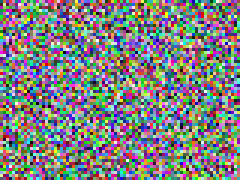
%> input picture 图片处理器.v2/FilterLab-Windows-MATLAB-20261119-191346/temp/startup-qa/sample (1).png, 80 x 60 px (shown 3 times larger)
$ octave --eval "result = fl_ext_allpass(imread('../../../图片处理器.v2/FilterLab-Windows-MATLAB-20261119-191346/temp/startup-qa/sample (1).png'));"   (GNU Octave 9; MATLAB toolbox functions it lacks are replaced by stand-ins)
%> lines starting %> are read from the running program, lines starting %| are printed output that depends on the picture
### 图片处理器.v2.3/app/core/fl_ext_metrics.m
function result = fl_ext_metrics(action, varargin)
%FL_EXT_METRICS Toolbox-free metrics. Images use a fixed unit dynamic range.
% SSIM follows Wang's 11-by-11, sigma=1.5 local luminance/contrast model.
% Calls and return fields
%   ('psnr',ref,test) returns dB; ('ssim',ref,test) returns local mean SSIM.
%   ('rgb_edge_shift',ref,test) returns Shift [row,col] per channel in pixels,
%       Max/RMS R-G and B-G displacement and normalized Correlation peaks.
%   ('background_uniformity',img,bgMask,fgMask[,before]) returns Std,
%       Contrast (background/foreground mean), Reduction (%) and Improvement.
%   ('profile_symmetry',profile) returns Score [0,1] and normalized L1/L2.
%   ('step_overshoot',b,a) returns Response, DC, Absolute and Percent.
%   ('gradient_sharpness',img) returns Sobel RMS and Mean magnitude.
%   ('ringing_index',ref,test[,edgeMask]) returns RMS high-frequency residual,
%       OvershootEnergy outside [0,1] and ResidualRMS in a nine-pixel edge band.
switch lower(char(action))
    case 'psnr'
        [x,y] = pair(varargin{:});
        mse = mean((x(:)-y(:)).^2);
        if mse == 0, result = Inf; else, result = -10*log10(mse); end
    case 'ssim'
        [x,y] = pair(varargin{:});
        width = min([11,size(x,1),size(x,2)]);
        if mod(width,2)==0, width=width-1; end
        t = -(width-1)/2:(width-1)/2;
        g = exp(-t.^2/(2*1.5^2)); g = g/sum(g);
        scores=zeros(1,size(x,3));
        for c=1:size(x,3)
            a=x(:,:,c); b=y(:,:,c);
            ux=smooth(a,g); uy=smooth(b,g);
            vx=max(0,smooth(a.^2,g)-ux.^2);
            vy=max(0,smooth(b.^2,g)-uy.^2);
            covxy=smooth(a.*b,g)-ux.*uy;
            s=((2*ux.*uy+.01^2).*(2*covxy+.03^2))./ ...
                ((ux.^2+uy.^2+.01^2).*(vx+vy+.03^2));
            scores(c)=mean(s(:));
        end
        result=mean(scores);
    case 'rgb_edge_shift'
        [x,y]=pair(varargin{:});
        shifts=zeros(size(x,3),2); peaks=zeros(size(x,3),1);
        for c=1:size(x,3)
            a=edge_gradient(x(:,:,c)); b=edge_gradient(y(:,:,c));
            [dr,dc,peaks(c)]=fl_shift(b,a);
            a=a-mean(a(:)); b=b-mean(b(:));
            corr=real(ifft2(fft2(b).*conj(fft2(a))));
            row=mod(dr,size(a,1))+1; col=mod(dc,size(a,2))+1;
            dy=parabola(corr(mod(row-2,size(a,1))+1,col),corr(row,col),corr(mod(row,size(a,1))+1,col));
            dx=parabola(corr(row,mod(col-2,size(a,2))+1),corr(row,col),corr(row,mod(col,size(a,2))+1));
            shifts(c,:)=[dr+dy,dc+dx];
        end
        if size(shifts,1)==3
            offsets=shifts([1 3],:)-shifts(2,:);
        else
            offsets=zeros(1,2);
        end
        distances=sqrt(sum(offsets.^2,2));
        result=struct('Shift',shifts,'Max',max(distances),'RMS',sqrt(mean(distances.^2)), ...
            'Offsets',offsets,'Correlation',peaks);
    case 'background_uniformity'
        gray=gray_image(varargin{1}); bg=logical(varargin{2}); fg=logical(varargin{3});
        if ~isequal(size(gray),size(bg),size(fg)) || ~any(bg(:)) || ~any(fg(:))
            error('fl_ext_metrics:mask','Background and foreground masks must be nonempty and match the image.');
        end
        result=struct('Std',std(gray(bg),1),'Contrast',mean(gray(bg))/max(mean(gray(fg)),eps), ...
            'Reduction',NaN,'Improvement',NaN);
        if numel(varargin)>3
            before=gray_image(varargin{4});
            result.Reduction=100*(1-result.Std/max(std(before(bg),1),eps));
            initialContrast=mean(before(bg))/max(mean(before(fg)),eps);
            result.Improvement=result.Contrast/initialContrast;
        end
    case 'profile_symmetry'
        p=double(varargin{1}(:));
        if isempty(p) || any(~isfinite(p)), error('fl_ext_metrics:profile','Expected a finite profile.'); end
        residual=p-flipud(p);
        scale=max(p)-min(p);
        l1=mean(abs(residual))/max(scale,eps);
        l2=sqrt(mean(residual.^2))/max(scale,eps);
        result=struct('Score',max(0,min(1,1-l1)),'L1',l1,'L2',l2);
    case 'step_overshoot'
        b=varargin{1}; a=varargin{2}; dc=sum(b)/sum(a);
        response=filter(b,a,ones(320,1));
        absolute=max(0,max(sign(dc)*response)-abs(dc));
        result=struct('Response',response,'DC',dc,'Absolute',absolute, ...
            'Percent',100*absolute/max(abs(dc),eps));
    case 'gradient_sharpness'
        [gx,gy]=sobel(gray_image(varargin{1})); magnitude=hypot(gx,gy);
        result=struct('RMS',sqrt(mean(magnitude(:).^2)),'Mean',mean(magnitude(:)));
    case 'ringing_index'
        [x,y]=pair(varargin{1:2});
        if numel(varargin)>2 && ~isempty(varargin{3})
            mask=logical(varargin{3});
        else
            grad=edge_gradient(gray_image(x)); mask=grad>max(grad(:))*.25;
        end
        band=conv2(double(mask),ones(9),'same')>0;
        residual=gray_image(y)-gray_image(x);
        if ~any(band(:)), band(:)=true; end
        high=residual-conv2(residual,ones(3)/9,'same');
        over=max(0,-y).^2+max(0,y-1).^2;
        over=mean(over,3);
        result=struct('RMS',sqrt(mean(high(band).^2)), ...
            'OvershootEnergy',mean(over(band)),'ResidualRMS',sqrt(mean(residual(band).^2)));
    otherwise
        error('fl_ext_metrics:action','Unknown metric %s.',char(action));
end
end

function [x,y]=pair(x,y)
if ~isequal(size(x),size(y)) || isempty(x) || ~isreal(x) || ~isreal(y)
    error('fl_ext_metrics:images','Metrics require equally sized real images.');
end
x=double(x); y=double(y);
if any(~isfinite(x(:))) || any(~isfinite(y(:)))
    error('fl_ext_metrics:finite','Images must be finite.');
end
end

function y=smooth(x,g)
y=conv2(conv2(x,g,'valid'),g','valid');
end

% [11 lines left out: functions gray_image, sobel, not called in this run]

function g=edge_gradient(x)
[gx,gy]=sobel(x); g=hypot(gx,gy);
end

% [4 lines left out: function parabola, not called in this run]

### 图片处理器.v1/app/core/sl_freqz.m
function H = sl_freqz(b, a, w)
%SL_FREQZ 数字滤波器的频率响应 H(e^{jw})
%   有 Signal Processing Toolbox 时调用 freqz，否则直接按定义计算：
%   H(e^{jw}) = B(e^{-jw}) / A(e^{-jw})

    if exist('freqz', 'file') == 2
        H = freqz(b, a, w);
        return;
    end
    w = w(:);
    z = exp(-1i * w);
    H = polyval(b, z) ./ polyval(a, z);
end

### 图片处理器.v2.1/app/core/sl_grpdelay.m
function g = sl_grpdelay(b, a, w)
%SL_GRPDELAY 群延迟 tau(w) = -d(angle H)/dw（单位：样本）
%
%   有 Signal Processing Toolbox 时调用 grpdelay；
%   否则用解析式直接求，避免数值求导在通带边缘产生的符号/噪声问题：
%
%       tau(w) = Re{ (sum_n n*b_n e^{-jwn}) / B(e^{-jw}) }
%              - Re{ (sum_n n*a_n e^{-jwn}) / A(e^{-jw}) }
%
%   线性相位滤波器的群延迟是常数，因此可直接用它判定「是否线性相位」。

    if exist('grpdelay', 'file') == 2
        g = grpdelay(b, a, w);
        return;
    end

    w = w(:).';
    b = b(:).';
    a = a(:).';
    z = exp(-1i * w);               % 注意：这里 z 已经含 e^{-jw}

    B = polyval(b, z);
    A = polyval(a, z);

    Sb = zeros(size(z));
    for k = 1:numel(b)-1
        Sb = Sb + k * b(k+1) .* z.^k;
    end
    Sa = zeros(size(z));
    for k = 1:numel(a)-1
        Sa = Sa + k * a(k+1) .* z.^k;
    end

    g = real(Sb ./ B) - real(Sa ./ A);
    g = g(:);
end

### 图片处理器.v2.1/app/core/fl_ext_allpass.m
function M = fl_ext_allpass(img, opts)
%FL_EXT_ALLPASS 二阶节周期稳态全通相位置乱及时间反转解密。
% 密文保持 double，EncVis 仅用于显示。实验展示相位作用与密钥敏感度。
if nargin < 2, opts = struct; end
defaults = struct('Seed',3,'NumPairs',14,'RadiusRange',[.82 .94],'DeltaRadius',.01,'DeltaAngle',.01);
names = fieldnames(defaults);
for k = 1:numel(names)
    if ~isfield(opts,names{k}), opts.(names{k}) = defaults.(names{k}); end
end
validateattributes(opts.Seed,{'numeric'},{'scalar','integer','nonnegative','finite'});
validateattributes(opts.NumPairs,{'numeric'},{'scalar','integer','>=',1,'<=',24});
validateattributes(opts.RadiusRange,{'numeric'},{'vector','numel',2,'positive','<',1,'finite'});
if opts.RadiusRange(1)>opts.RadiusRange(2), error('fl_ext_allpass:radius','半径范围必须递增。'); end
validateattributes(opts.DeltaRadius,{'numeric'},{'scalar','nonnegative','finite'});
validateattributes(opts.DeltaAngle,{'numeric'},{'scalar','real','finite'});
img = double(img);
old = rng; cleanup = onCleanup(@() rng(old)); %#ok<NASGU>
rng(opts.Seed,'twister');
row = make_key(opts); col = make_key(opts);
enc = apply_dimension(img,row,2);
enc = apply_dimension(enc,col,1);
dec = decrypt(enc,row,col);
deltas = [.001 .005 .01 .02 .05];
wrongPSNR = zeros(5,1); wrongSSIM = wrongPSNR;
selected = [];
if isa(opts.DeltaRadius,'double'), selected = find(deltas == opts.DeltaRadius,1); end
for k = 1:numel(deltas)
    wr = perturb(row,deltas(k),0); wc = perturb(col,deltas(k),0);
    candidate = decrypt(enc,wr,wc);
    wrongPSNR(k) = fl_ext_metrics('psnr',img,candidate);
    wrongSSIM(k) = fl_ext_metrics('ssim',img,candidate);
    if isequal(k,selected), wrong = candidate; end
end
if isempty(selected)
    wrong = decrypt(enc,perturb(row,opts.DeltaRadius,0),perturb(col,opts.DeltaRadius,0));
    wrongP = fl_ext_metrics('psnr',img,wrong); wrongS = fl_ext_metrics('ssim',img,wrong);
else
    wrongP = wrongPSNR(selected); wrongS = wrongSSIM(selected);
end
angleWrong = decrypt(enc,perturb(row,0,opts.DeltaAngle),perturb(col,0,opts.DeltaAngle));
w = linspace(0,pi,1025)';
[hr,gr] = response(row,w); [hc,gc] = response(col,w);
% 同时保留组合多项式及既有核心分析输出，实际运算始终采用稳定二阶节。
polynomialHr = sl_freqz(row.B,row.A,w); polynomialHc = sl_freqz(col.B,col.A,w);
legacyDelay = [sl_grpdelay(row.B,row.A,w),sl_grpdelay(col.B,col.A,w)];
energyError = abs(norm(enc(:))-norm(img(:)))/max(norm(img(:)),eps);
spectrumError = 0; powerError = 0;
for c = 1:size(img,3)
    a = abs(fft2(img(:,:,c))); b = abs(fft2(enc(:,:,c)));
    spectrumError = max(spectrumError,max(abs(a(:)-b(:))));
    powerError = max(powerError,max(abs(a(:).^2-b(:).^2))/max(max(a(:).^2),eps));
end
maxError = max(abs(img(:)-dec(:)));
encSSIM = fl_ext_metrics('ssim',img,enc);
decPSNR = fl_ext_metrics('psnr',img,dec); decSSIM = fl_ext_metrics('ssim',img,dec);
magnitudeError = max(abs(abs([hr;hc])-1));
encVis = display_map(enc);
M = struct('Title','模块四 · 全通相位置乱与无损解密','Options',opts, ...
    'Original',img,'RowKey',row,'ColumnKey',col,'Encrypted',enc,'EncVis',encVis, ...
    'Decrypted',dec,'WrongKey',wrong,'WrongAngle',angleWrong,'Frequency',w, ...
    'Response',[hr hc],'GroupDelay',[gr gc],'PolynomialResponse',[polynomialHr polynomialHc], ...
    'CoreGroupDelay',legacyDelay,'MagnitudeError',magnitudeError,'EnergyError',energyError, ...
    'SpectrumError',spectrumError,'RelativePowerError',powerError,'MaxError',maxError, ...
    'EncryptedSSIM',encSSIM,'DecryptedPSNR',decPSNR,'DecryptedSSIM',decSSIM, ...
    'WrongKeyPSNR',wrongP,'WrongKeySSIM',wrongS);
M.Sensitivity = table(deltas',wrongPSNR,wrongSSIM,'VariableNames',{'DeltaRadius','PSNR','SSIM'});
M.AngleSensitivity = struct('DeltaAngle',opts.DeltaAngle,'PSNR',fl_ext_metrics('psnr',img,angleWrong), ...
    'SSIM',fl_ext_metrics('ssim',img,angleWrong));
M.Metrics = table({'全通幅度最大误差';'相对能量误差';'二维幅度谱最大绝对误差';'二维功率谱相对误差'; ...
    '加密 SSIM';'正确密钥 PSNR';'正确密钥 SSIM';'重建最大绝对误差';'半径扰动 PSNR';'半径扰动 SSIM';'角度扰动 PSNR'}, ...
    [magnitudeError;energyError;spectrumError;powerError;encSSIM;decPSNR;decSSIM;maxError;wrongP;wrongS;M.AngleSensitivity.PSNR], ...
    {'1';'1';'1';'1';'1';'dB';'1';'1';'dB';'1';'dB'},'VariableNames',{'Metric','Value','Unit'});
for k = 1:numel(deltas)
    names = {sprintf('半径扰动 %.3g PSNR',deltas(k));sprintf('半径扰动 %.3g SSIM',deltas(k))};
    M.Metrics = [M.Metrics;table(names,[wrongPSNR(k);wrongSSIM(k)],{'dB';'1'}, ...
        'VariableNames',{'Metric','Value','Unit'})]; %#ok<AGROW>
end
M.Metrics = [M.Metrics;table({'角度扰动 SSIM'},M.AngleSensitivity.SSIM,{'1'}, ...
    'VariableNames',{'Metric','Value','Unit'})];
panels = {panel('line','全通幅频响应',abs([hr hc]),w/pi,{'行全通','列全通'}), ...
    panel('line','非线性群时延 / 样本',[gr gc],w/pi,{'行全通','列全通'}), ...
    panel('line','相频响应 / rad',unwrap(angle([hr hc])),w/pi,{'行全通','列全通'}), ...
    panel('pz','行全通极点与倒数共轭零点',[row.Poles,row.Zeros],[],{})};
M.Views(1) = struct('Title','全通系统幅频、相频与群时延','Panels',{panels});
for k = 1:3, M.Views(1).Panels{k}.XLabel = '归一化角频率 / pi'; end
M.Views(1).Panels{1}.YLabel = '幅度'; M.Views(1).Panels{2}.YLabel = '群时延 / 样本';
M.Views(1).Panels{3}.YLabel = '相位 / rad';
panels = {panel('image','原始图像',img,[],{}),panel('image','相位置乱（显示映射）',encVis,[],{}), ...
    panel('image',sprintf('正确解密 %.1f dB',decPSNR),dec,[],{}), ...
    panel('image',sprintf('半径扰动 %.3g / %.1f dB',opts.DeltaRadius,wrongP),wrong,[],{}), ...
    panel('line','密钥半径敏感度 PSNR',wrongPSNR,deltas',{'PSNR / dB'})};
M.Views(2) = struct('Title','相位置乱、时间反转解密与密钥敏感度','Panels',{panels});
M.Views(2).Panels{5}.XLabel = '极点半径扰动'; M.Views(2).Panels{5}.YLabel = 'PSNR / dB';
M.Conclusion = sprintf(['每节采用 r^2、-2r cos(phi)、1 的分子及其反序分母。' ...
    '逐节周期延拓长度 ceil(-14 log(10)/log(rmax))，保留原长度稳态样本。' ...
    '解密逆序通过相同全通节，实测最大重建误差 %.3g。半径扰动 %.3g 的 PSNR 为 %.2f dB，' ...
    '敏感度依赖输入频谱和密钥。'],maxError,opts.DeltaRadius,wrongP);
end

function key = make_key(opts)
r = opts.RadiusRange(1)+diff(opts.RadiusRange)*rand(1,opts.NumPairs);
phi = pi*(.12+.76*rand(1,opts.NumPairs));
key = assemble(r,phi);
end

function key = assemble(r,phi)
n = numel(r); sections = zeros(n,6); B = 1; A = 1;
for k = 1:n
    b = [r(k)^2,-2*r(k)*cos(phi(k)),1]; a = fliplr(b);
    sections(k,:) = [b a]; B = conv(B,b); A = conv(A,a);
end
p = r.*exp(1i*phi); p = [p;conj(p)]; p = p(:);
key = struct('Radii',r,'Angles',phi,'Sections',sections,'B',B,'A',A, ...
    'Poles',p,'Zeros',1./conj(p),'WrapLength',ceil(-14*log(10)/log(max(r))));
end

function key = perturb(key,dr,dp)
% 稳定性边界内的连续扰动，保留原密钥各节对应关系。
key = assemble(min(.985,key.Radii+dr),key.Angles+dp);
end

function y = apply_dimension(x,key,dim)
order = [dim setdiff(1:ndims(x),dim,'stable')];
y = permute(x,order); sz = size(y); n = sz(1); y = reshape(y,n,[]);
idx = mod((-key.WrapLength:n-1),n)+1;
% 每个二阶节都从自己的周期输入开始，避免高阶级联瞬态的多项式尾增长。
for k = 1:size(key.Sections,1)
    z = filter(key.Sections(k,1:3),key.Sections(k,4:6),y(idx,:),[],1);
    y = z(end-n+1:end,:);
end
y = ipermute(reshape(y,sz),order);
end

function y = decrypt(x,row,col)
y = flip(apply_dimension(flip(x,1),col,1),1);
y = flip(apply_dimension(flip(y,2),row,2),2);
end

function [h,g] = response(key,w)
h = ones(size(w)); g = zeros(size(w)); z = exp(-1i*w);
for k = 1:size(key.Sections,1)
    b = key.Sections(k,1:3); a = key.Sections(k,4:6);
    bn = b(1)+b(2)*z+b(3)*z.^2; an = a(1)+a(2)*z+a(3)*z.^2;
    h = h.*(bn./an);
    g = g+real((b(2)*z+2*b(3)*z.^2)./bn-(a(2)*z+2*a(3)*z.^2)./an);
end
end

function y = display_map(x)
lo = min(x(:)); hi = max(x(:));
y = (x-lo)/max(hi-lo,eps);
end

function p = panel(kind,title,data,x,labels)
p = struct('Kind',kind,'Title',title,'Data',data,'X',x,'Labels',{labels},'XLabel','','YLabel','');
end
%> the loop in apply_dimension (call 2), `for k = 1:size(key.Sections,1)` made 14 passes
%> pass 1, in apply_dimension (call 2), `z = filter(key.Sections(k,1:3),key.Sections(k,4:6),y(idx,:),[],1);`:
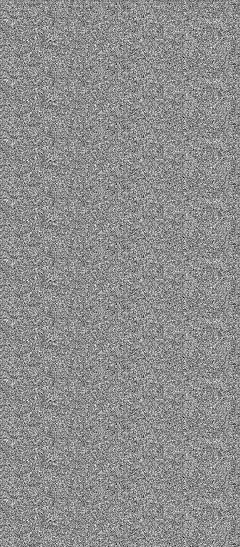
%> z: size 547x240 double; min -193.1, max 382.6, mean 128; drawn with min black and max white
%> the loop in apply_dimension (call 3), `for k = 1:size(key.Sections,1)` made 14 passes
%> pass 1, in apply_dimension (call 3), `z = filter(key.Sections(k,1:3),key.Sections(k,4:6),y(idx,:),[],1);`:
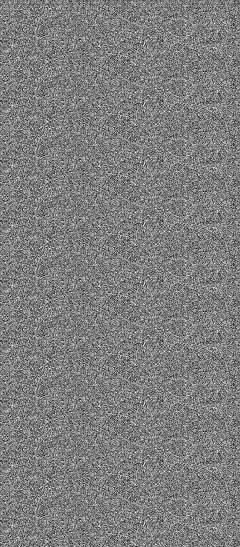
%> z: size 547x240 double; min -147.8, max 408.2, mean 128; drawn with min black and max white
%> the loop in apply_dimension (call 4), `for k = 1:size(key.Sections,1)` made 14 passes
%> pass 1, in apply_dimension (call 4), `z = filter(key.Sections(k,1:3),key.Sections(k,4:6),y(idx,:),[],1);`:
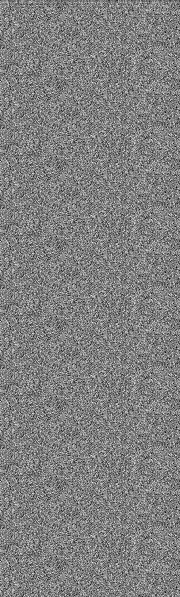
%> z: size 597x180 double; min -149.1, max 402.1, mean 128; drawn with min black and max white
%> the loop in fl_ext_allpass, `for k = 1:numel(deltas)` made 5 passes
%> after the loop in fl_ext_allpass, `for k = 1:numel(deltas)`:
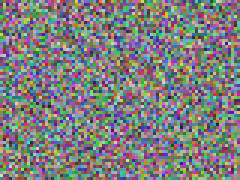
%> wrong: size 60x80x3 double (shown 3 times larger); mean R, G, B 127.5, 128.3, 128.3; mean of the top-left, top-right, bottom-left and bottom-right quarters 129.4, 127.3, 126.5, 129; drawn with min black and max white
%> after the loop in fl_ext_allpass, `for k = 1:numel(deltas)`: wrongPSNR = [-6.19; -20.21; -26.26; -32.21; -38.92]; wrongSSIM = [1; 0.99; 0.959; 0.84; 0.261]
%> in fl_ext_allpass, `wrongP = wrongPSNR(selected)`: wrongP = -26.26
%> in fl_ext_allpass, `wrongS = wrongSSIM(selected)`: wrongS = 0.959
%> in apply_dimension (call 16), `y = reshape(y,n,[])`:
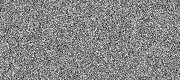
%> y: size 80x180 double; min -160.2, max 385, mean 128; drawn with min black and max white
%> the loop in apply_dimension (call 16), `for k = 1:size(key.Sections,1)` made 14 passes
%> pass 1, in apply_dimension (call 16), `y = z(end-n+1:end,:);`:
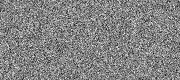
%> y: size 80x180 double; min -138.7, max 377.5, mean 128; drawn with min black and max white
%> pass 2, in apply_dimension (call 16), `y = z(end-n+1:end,:);`:
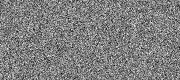
%> y: size 80x180 double; min -135, max 390.3, mean 128; drawn with min black and max white
%> in fl_ext_allpass, `energyError = abs(norm(enc(:))-norm(img(:)))/max(norm(img(:)),eps);`: energyError = 2.05e-16
%> the loop in fl_ext_allpass, `for c = 1:size(img,3)` made 3 passes
%> (spectrumError, powerError) on passes 1 to 3: (1.03e-10, 3.46e-18), (1.03e-10, 3.46e-18), (1.55e-10, 4.11e-18)
%> in fl_ext_allpass, `maxError = max(abs(img(:)-dec(:)));`: maxError = 1.52e-12
%> in fl_ext_allpass, `encSSIM = fl_ext_metrics('ssim',img,enc);`: encSSIM = -0.00696
%> in fl_ext_allpass, `decPSNR = fl_ext_metrics('psnr',img,dec)`: decPSNR = 248.6
%> in fl_ext_allpass, `decSSIM = fl_ext_metrics('ssim',img,dec)`: decSSIM = 1
%> in display_map, `lo = min(x(:))`: lo = -214.2
%> in display_map, `hi = max(x(:))`: hi = 416.3
%> in fl_ext_allpass, `M = struct('Title','模块四 · 全通相位置乱与无损解密','Options',opts, 'Original',img,..`: M = {MagnitudeError 7.44e-15, EnergyError 2.05e-16, SpectrumError 1.55e-10, RelativePowerError 4.11e-18, MaxError 1.52e-12, EncryptedSSIM -0.00696}
%> in fl_ext_allpass, `M.Sensitivity = table(deltas',wrongPSNR,wrongSSIM,'VariableNames',{'De..`: M.Sensitivity = 5 items; DeltaRadius, PSNR and SSIM: 0.001 -6.19 1, 0.005 -20.21 0.99, 0.01 -26.26 0.959, 0.02 -32.21 0.84, 0.05 -38.92 0.261
%> in fl_ext_allpass, `M.AngleSensitivity = struct('DeltaAngle',opts.DeltaAngle,'PSNR',fl_ext..`: M.AngleSensitivity = {DeltaAngle 0.01, PSNR -30.08, SSIM 0.9}
%> in fl_ext_allpass, `M.Metrics = table({'全通幅度最大误差';'相对能量误差';'二维幅度谱最大绝对误差';'二维功率谱相对误差'; '加密 ..`: M.Metrics = 11 items; first 5, Value: 7.44e-15, 2.05e-16, 1.55e-10, 4.11e-18, -0.00696
%> (the run ends here)
